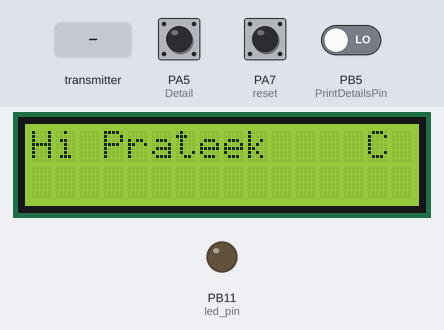
This program was run on a simulated STM32 Blue Pill. On the bench: 16×2 character LCD, output pins drawn as LEDs (lit = HIGH). The inputs (shaded band) are chosen by the test bench; at power-on: PA5 (Detail) HIGH, PA7 (reset) HIGH, PB5 (PrintDetailsPin) LOW. No radio packets arrive unless stated; what the program prints to the serial monitor is not drawn.

Above: at 1.2 s.
1.3 s: PA5 (Detail) pulled LOW for 1 s
At 3.4 s:
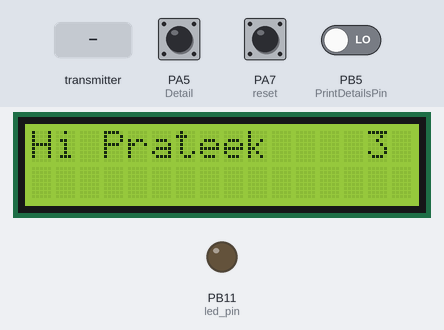
3.8 s: the transmitter starts sending B.0 = 0
At 5.0 s:
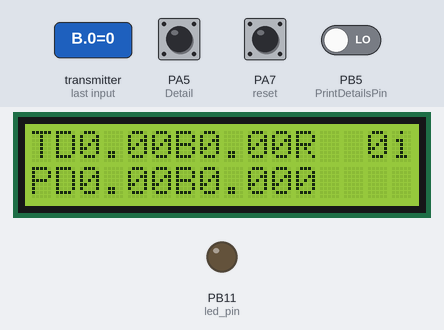
5.3 s: the transmitter starts sending B.5 = 1023
At 6.1 s:
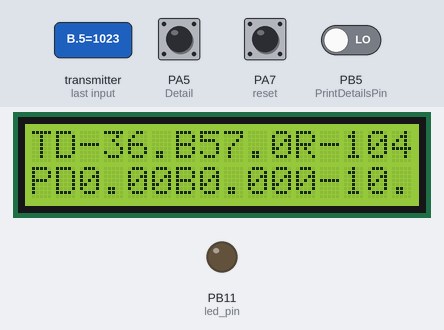
8.3 s: PA7 (reset) pulled LOW for 1 s
At 9.3 s:
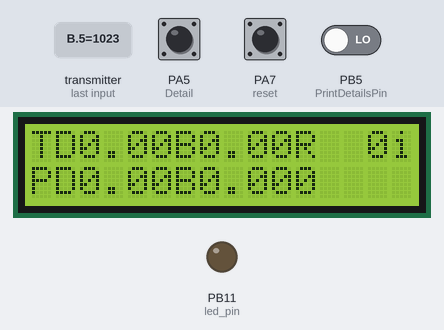
Timing chart, 0 to 11.3 s (numbered marks = the images above; inputs shaded):
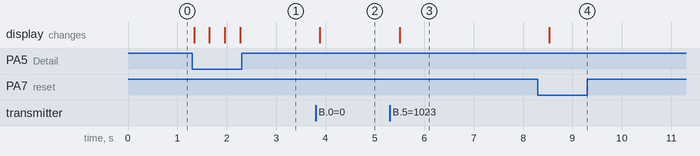

The program:

main.cpp
```cpp
//RX node

/*
 * NRF24L01       Arduino_ Uno    Arduino_Mega    Blue_Pill(stm32f01C)
 * __________________________________________________________________________
 * VCC        |   3.3v          | 3.3v          |     3.3v
 * GND        |   GND           | GND           |     GND
 * CSN        |   Pin10 SPI/SS  | Pin10 SPI/SS  |     A4 NSS1 (PA4) 3.3v
 * CE         |   Pin9          | Pin9          |     B0 digital (PB0) 3.3v
 * SCK        |   Pin13         | Pin52         |     A5 SCK1   (PA5) 3.3v
 * MOSI       |   Pin11         | Pin51         |     A7 MOSI1  (PA7) 3.3v
 * MISO       |   Pin12         | Pin50         |     A6 MISO1  (PA6) 3.3v
 *
 *
 */

//Pin Configuration

#ifdef BOARD_UNO

//NRF24L01
#define CE 9
#define CSN 10

//QMC I2C and MPU6050
//#define SCL A5
//#define SDA A4
#define INTERRUPT_PIN 2 // use pin 2 on Arduino Uno & most boards

//general


#define PrintDetailsPin 5
#define led_pin 6
#define button_pin 7
#define modePin 8
#define BoardLED 13
#endif

#ifdef BOARD_STM32

//NRF24L01
#define CE PB0
#define CSN PA4

//QMC I2C and MPU6050
//#define SCL PB8
//#define SDA PB9
#define INTERRUPT_PIN 2 // use pin 2 on Arduino Uno & most boards not known for stm32

//general

#define PrintDetailsPin PB5
#define button_pin PB10
#define led_pin PB11
#define BoardLED PC13
#endif

#include <Arduino.h>
#include <SPI.h>
#include <nRF24L01.h>
#include <RF24.h>
#include <LiquidCrystal_I2C.h>
//#include<printf.h> not available for pio
#include <Wire.h>

RF24 radio(CE, CSN);
LiquidCrystal_I2C lcd(0x27, 16, 2);

#define pi float(22 / 7)
#define d2r float(2 * pi / 360)
#define r2d float(360 / (2 * pi))

int noSignal = 0;
int phiMat[2] = {0, 0}, thetaMat[2] = {0, 0};
int ListeningADDRESS = 0x99;
int DestinationADDRESS = 0xFF;
int CODE = 0x7F0F;

//int THETA = NULL, PHI = NULL, B[10], FLAG = 0;
int THETA = 0, PHI = 0, B[10], FLAG = 0;
float C[10];
int reset = 7;
int Detail = 5;

//const byte address[6] = "00001";
//const int address = ListeningADDRESS;
//boolean button_state = 0;
//int led_pinGnd = 7;
//int CODE_KEY=11001100;
int CODE_KEY = CODE;

unsigned int phiPresent[14] = {0, 0, 0, 0, 0, 0, 0, 0, 0, 0, 0, 0, 0, 0};
unsigned int thetaPresent[14] = {0, 0, 0, 0, 0, 0, 0, 0, 0, 0, 0, 0, 0, 0};
//int *p, *t;

unsigned int (*pAddress)[14] = &phiPresent;
unsigned int (*tAddress)[14] = &thetaPresent;

int phiBW = 500, thetaBW = 500, phiMean = 500, thetaMean = 500;

int *phiBWAddress = &phiBW;
int *thetaBWAddress = &thetaBW;
int *phiMeanAddress = &phiMean;
int *thetaMeanAddress = &thetaMean;

void SetBit(unsigned int *A, int k)
{
  k %= 360;
  A[(k / 32)] |= (1 << (k % 32));
}

void ClearBit(unsigned int *A, int k)
{
  k %= 360;
  A[k / 32] &= ~(1 << (k % 32));
}

int GetBit(unsigned int *A, int k)
{
  k %= 360;
  return ((A[k / 32] & (1 << (k % 32))) != 0);
}

void ClearAll(unsigned int *A)
{
  int k;
  for (k = 0; k <= 360; k++)
  {
    A[k / 32] &= ~(1 << (k % 32));
  }
  //Serial.print("\t Clearing matrix\t ");
  //delay(5);
}

void SetAll(unsigned int *A)
{
  int k;
  for (k = 0; k < 360; k++)
  {
    A[(k / 32)] |= (1 << (k % 32));
  }
}

void saveUnique(unsigned int *Present, int rxVal)
{
  SetBit(Present, rxVal);
}

//min max BW direction
//void calculateDirectionAndBW(unsigned int * T, unsigned int * P, int * thetaBW, int * phiBW, int *meanTheta, int * meanPhi){
//}

void calculateDirectionAndBW(unsigned int *Address, int *BWAddress, int *meanAddress)
{
  int A, Amin = 1000, Amax = -1000;
  int Amean =1000;
  double x = 0, y = 0, count = 0;
  for (int i = 0; i < 360; i++)
  {
    A = GetBit(Address, i);
    if (A == 1)
    {
      A = i;
      A = ((A + 360 * 2 - 180) % 360) + 180;
      (Amin > A) && (Amin = A); // : ();
      (Amax < A) && (Amax = A); // : () ;

      // accumulate x and y components of angle
      x = x + cos(d2r * i);
      y = y + sin(d2r * i);
      count++;
    }
  }
  //calculate average;
  if (count > 1)
  {
    x = x / count;
    y = y / count;
    // calculate direction
    Amean = int(r2d * (atan2(y, x)));
  }
  if (count < 2)
  {
    Amean = A;
  }

  int Adiff = Amax - Amin;
  *meanAddress = Amean;
  *BWAddress = Adiff;
  //*mean = ((((Amax + 360 * 2 - 90) % 360)) + (((Amin + 360 * 2 - 90) % 360))) / 2 + 45;
  //*mean= *mean%360;
  int printDetails = digitalRead(PrintDetailsPin);
  if (printDetails == LOW)
  {
    //printf("\ncalcFn Amin:%d Amax:%d BW:%d and Mean:%d \n", Amin, Amax, Adiff, Amean);
    Serial.print("\ncalcFn Amin:");
    Serial.print(Amin);
    Serial.print("Amax:");
    Serial.print(Amax);
    Serial.print("BW:");
    Serial.print(Adiff);
    Serial.print("and Mean:");
    Serial.print(Amean);
    Serial.print("\n");
  }
}

void printDetailedStatus(unsigned int *present)
{
  int i;

  for (i = 0; i < 360; i++)
  {
    if (GetBit(present, i) == 1)
    {
      Serial.print(i);
      Serial.print(" ");
    }
  }
}

void fakeSerialClear()
{
  Serial.print("\t \n \t \n \t \n \t \n \t \n "); // clear 5 lines
  Serial.print("\t \n \t \n \t \n \t \n \t \n "); // clear 5 lines
  Serial.print("\t \n \t \n \t \n \t \n \t \n "); // clear 5 lines
  Serial.print("\t \n \t \n \t \n \t \n \t \n "); // clear 5 lines
  Serial.print("\t \n \t \n \t \n \t \n \t \n "); // clear 5 lines
  Serial.print("\t \n \t \n \t \n \t \n \t \n "); // clear 5 lines
  Serial.print("\t \n \t \n \t \n \t \n \t \n "); // clear 5 lines
}

void setup()
{

  pinMode(led_pin, OUTPUT);
  pinMode(reset, INPUT_PULLUP);
  pinMode(Detail, INPUT_PULLUP); // details print ar rx

  //LCD
  lcd.begin(16, 2);
  lcd.backlight();
  //lcd.noBacklight();
  //lcd.autoscroll();
  lcd.clear();
  //lcd.setCursor(c,r);
  lcd.setCursor(0, 0);
  lcd.print("Hi Prateek");

  //printf_begin();  depends on printf lib
  Serial.begin(9600);
  radio.begin();
  radio.openWritingPipe(DestinationADDRESS);  //Setting the address where we will send the data
  radio.openReadingPipe(0, ListeningADDRESS); //Setting the address at which we will receive the data
  radio.setPALevel(RF24_PA_MIN);              //You can set this as minimum or maximum depending on the distance between the transmitter and receiver.
  radio.startListening();                     //This sets the module as receiver
  ClearAll(*pAddress);
  ClearAll(*tAddress);
}

void loop()
{

  //fakeSerialClear();
  //RECEIVER MODE
  radio.startListening();

  /*
    Serial.print("Lisining Address: ");
    Serial.print(address, HEX);
    Serial.print("; ");
    Serial.print(" Matching Code: ");
    Serial.print(CODE, HEX);

    Serial.print("; Status : ");
  */
  int ResetButton = digitalRead(reset);
  int printDetails = digitalRead(Detail);
  //Serial.print("\nResetButtonState :");
  //Serial.println(ResetButton);
  if (ResetButton == 0)
  {
    Serial.print("\n=====================================\nClean via Reset button\n\n");
    ClearAll(*pAddress);
    ClearAll(*tAddress);
    delay(10);
  }

  //CHECK AND READ RADIO
  if (radio.available()) //Looking for the data.
  {
    fakeSerialClear();

    //bool RPDstatus = radio.testRPD();
    /*
      Serial.print("RPD: ");
      Serial.print(RPDstatus);
      Serial.print("; ");
    */

    CODE = 00000000;
    radio.read(&B, sizeof(B));

    CODE = B[4];
    THETA = B[5];
    PHI = B[6];
    FLAG = B[9];
    if (printDetails == LOW)
    {
      Serial.print("\n BEACON RxD: \t");
      for (int i = 0; i < 10; i++)
      {
        if (i == 5 || i == 6)
          Serial.print(B[i], DEC);
        else
          Serial.print(B[i], HEX);
        Serial.print(" ");
      }
      Serial.print("\nFLAG: ");
      Serial.print(FLAG);
    }
    //BEACON ENCODE at TX
    /*
        B[0]=0xFFFF;
        B[1]=0x0000;
        B[2]=0xFF00;

        B[3]=CODE;

        B[5]=THETA;
        B[6]=PHI;


        B[9]=FLAG;
    */

    /*
      radio.read(&CODE, sizeof(CODE));
      radio.read(&THETA, sizeof(THETA));
      radio.read(&PHI, sizeof(PHI));
      radio.read(&B, sizeof(B));
      radio.read(&FLAG, sizeof(FLAG));
    */
    THETA = (THETA + 360) % 360;
    PHI = (PHI + 360) % 360;

    if (FLAG == 255)
    {
      Serial.print("\n=====================================\nClean via FLAG from Tx\n\n");
      ClearAll(*pAddress);
      ClearAll(*tAddress);
      Serial.print("\n=================\n");
      Serial.print("phiPresent\t");
      for (int i = 0; i < 14; i++)
      {
        Serial.print(phiPresent[i]);
      }
      Serial.print("\nthetaPresent\t");
      for (int i = 0; i < 14; i++)
      {
        Serial.print(thetaPresent[i]);
      }
      Serial.print("\n");

      FLAG = 0;
    }
    //saveUniqueThetaPhi(pAddress, tAddress, THETA, PHI);

    saveUnique(*pAddress, PHI);
    saveUnique(*tAddress, THETA);

    calculateDirectionAndBW(*pAddress, phiBWAddress, phiMeanAddress);
    calculateDirectionAndBW(*tAddress, thetaBWAddress, thetaMeanAddress);
    //printf("\n BEAMWIDTH: phiBW:%d \t thetaBW:%d \t",phiBW,thetaBW);
    //printf("\n Direction: phiMean:%d \t thetaMean:%d \t",phiMean,thetaMean);
    for (int i = 0; i < 10; i++)
    {
      C[i] = 0;
    }
    C[0] = phiBW;
    C[1] = phiMean;
    C[2] = thetaBW;
    C[3] = thetaMean;
    float rho = 1 / tan(d2r * thetaMean);
    float x = rho * cos(d2r * phiMean);
    float y = rho * sin(d2r * phiMean);
    C[4] = rho;
    C[5] = x;
    C[6] = y;

    Serial.print("\n ===================================");
    printf("\n PHI, BW \t%d \t DIR. %d", phiBW, phiMean);
    printf("\n THETA, BW \t%d \t DIR. %d", thetaBW, thetaMean);
    Serial.println("");
    Serial.print("RHO: ");
    Serial.print(rho);
    Serial.print(", X: ");
    Serial.print(x);
    Serial.print(", Y: ");
    Serial.println(y);

    if (printDetails == LOW)
    {
      //PRINT THETA RECEIVED
      Serial.print("\n Theta: \t");
      printDetailedStatus(*tAddress);
      //PRINT PHI RECEIVED
      Serial.print("\n Phi: \t\t");
      printDetailedStatus(*pAddress);
    }

    if (CODE == CODE_KEY)
    {
      //Serial.println("CODE Match");
      digitalWrite(led_pin, HIGH);
      delay(50);
      digitalWrite(led_pin, LOW);
    }
    else if (CODE != CODE_KEY)
    {
      //Serial.println("CODE missMatch");
    }
    noSignal = 0;

    char lcdstr[5];
    //dtostrf(inputFloat, 6, 4, lcdstr);
    lcd.print(lcdstr);
    lcd.clear();

    lcd.setCursor(0, 0);
    lcd.print("T");

    lcd.setCursor(1, 0);
    lcd.print("D");

    lcd.setCursor(2, 0);
    //lcd.print(thetaMean);
    dtostrf(thetaMean, 6, 4, lcdstr);
    lcd.print(lcdstr);

    lcd.setCursor(6, 0);
    lcd.print("B");

    lcd.setCursor(7, 0);
    //lcd.print(thetaBW);
    dtostrf(thetaBW, 6, 4, lcdstr);
    lcd.print(lcdstr);

    lcd.setCursor(11, 0);
    lcd.print("R");
    lcd.setCursor(12, 0);
    //lcd.print(rho);
    dtostrf(rho, 6, 4, lcdstr);
    lcd.print(lcdstr);

    lcd.setCursor(14, 0);
    lcd.print(noSignal);

    lcd.setCursor(0, 1);
    lcd.print("P");

    lcd.setCursor(1, 1);
    lcd.print("D");

    lcd.setCursor(2, 1);
    //lcd.print(phiMean);
    dtostrf(phiMean, 6, 4, lcdstr);
    lcd.print(lcdstr);

    lcd.setCursor(6, 1);
    lcd.print("B");

    lcd.setCursor(7, 1);
    //lcd.print(phiBW);
    dtostrf(phiBW, 6, 4, lcdstr);
    lcd.print(lcdstr);
    lcd.setCursor(12, 1);
    //lcd.print(x);
    dtostrf(x, 6, 4, lcdstr);
    lcd.print(lcdstr);

    lcd.setCursor(14, 1);
    //lcd.print(y);
    dtostrf(y, 6, 4, lcdstr);
    lcd.print(lcdstr);
  }
  else
  {

    if (noSignal == 0)
    {
      Serial.print("\n No Signal \t");
      digitalWrite(led_pin, LOW);
      //lcd.clear();
      lcd.setCursor(14, 0);
      //lcd.print(noSignal);
      lcd.print("C");
    }
    if (printDetails == LOW)
    {

      Serial.print(" ");
      Serial.print(noSignal);
      //lcd.clear();
      lcd.setCursor(14, 0);
      lcd.print(noSignal);
      noSignal = +noSignal + 1;
      int tempTest = noSignal % 10;
      if (tempTest == 0)
      {
        Serial.print("\n \t");
      }
    }
    delay(5);
  }

  delay(100);

  if (printDetails == LOW)
  { //debug
    Serial.print("\n=================\n");
    Serial.print("phiPresent\t");
    for (int i = 0; i < 14; i++)
    {
      Serial.print(phiPresent[i]);
    }
    Serial.print("\nthetaPresent\t");
    for (int i = 0; i < 14; i++)
    {
      Serial.print(thetaPresent[i]);
    }
    Serial.print("\n");
    delay(100);
  }

  //TRANSMITTER MODE
  radio.stopListening();
  radio.write(C, sizeof(C));
  delay(100);
}
```

Measured:
- after the input at 1.3 s, the display: first changes at once (image 1 shows a later state)
- after the input at 3.8 s, the display: changes after 0.08 s (image 2)
- after the input at 5.3 s, the display: changes after 0.21 s (image 3)
- after the input at 8.3 s, the display: changes after 0.23 s (image 4)
